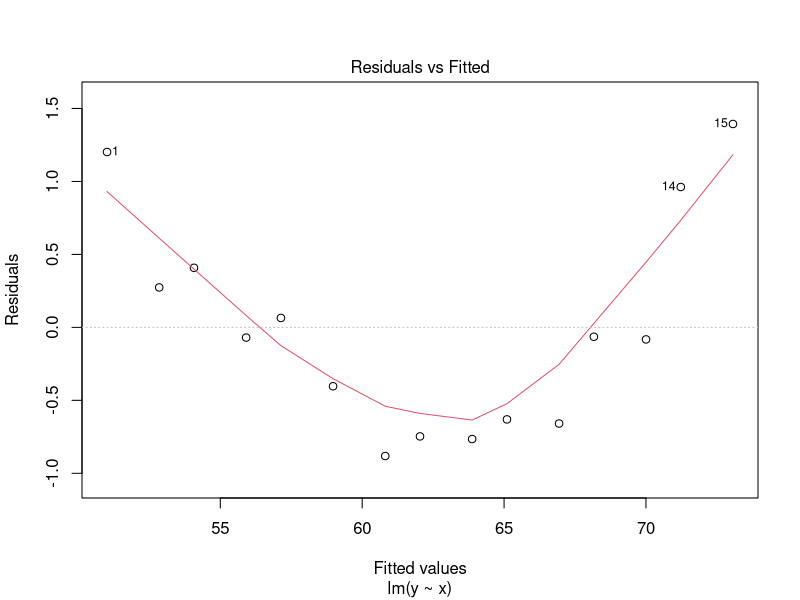
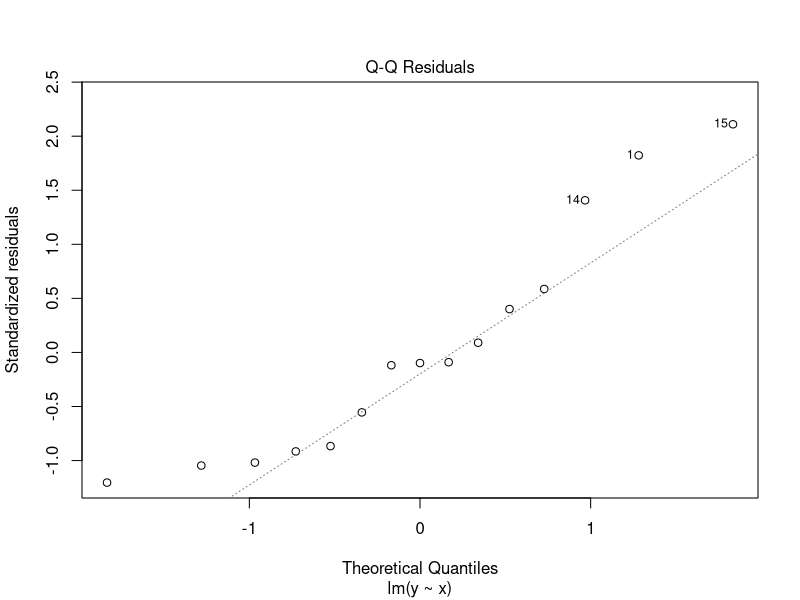
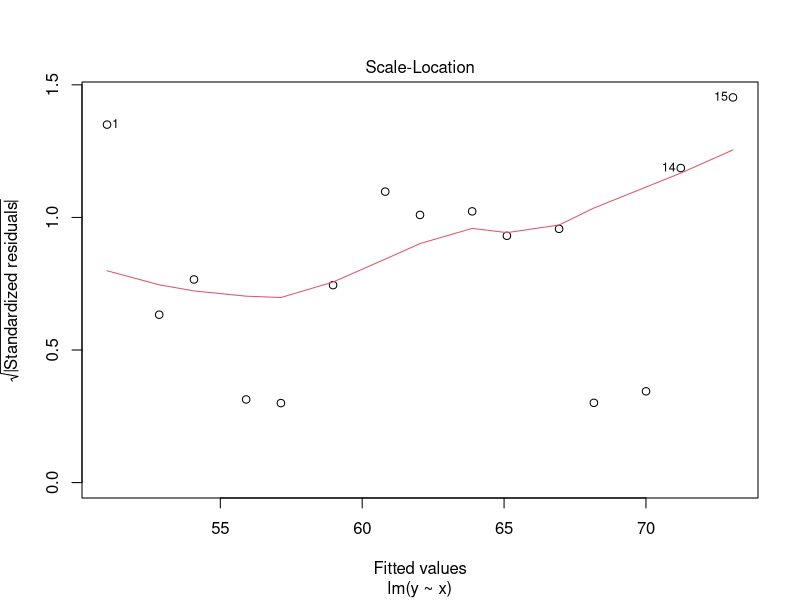
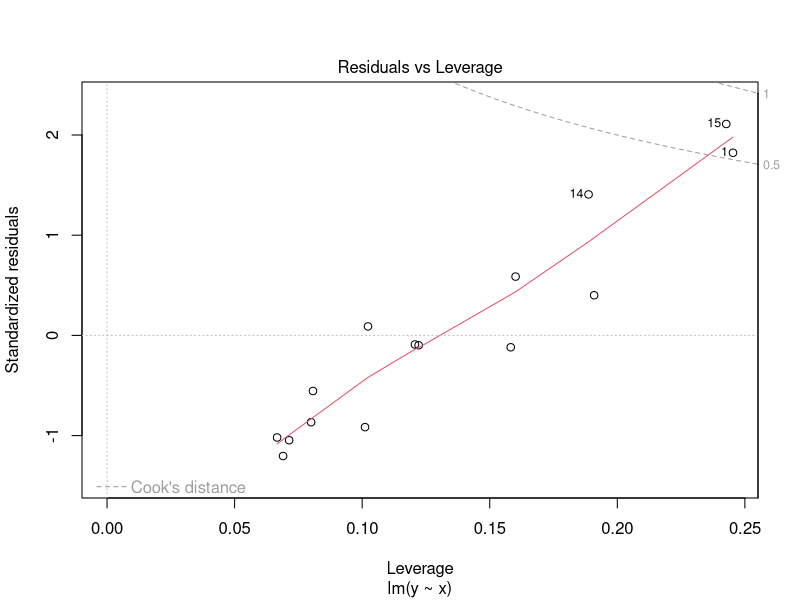

Reproduce these figures in R, in order.
x = c(1.47, 1.50, 1.52, 1.55, 1.57, 1.60, 1.63, 1.65, 1.68, 1.70, 1.73, 1.75, 1.78, 1.80, 1.83)
y = c(52.21, 53.12, 54.48, 55.84, 57.20, 58.57, 59.93, 61.29, 63.11, 64.47, 66.28, 68.10, 69.92, 72.19, 74.46)

l = lm(y ~ x)
l

summary(l)
plot(l)
